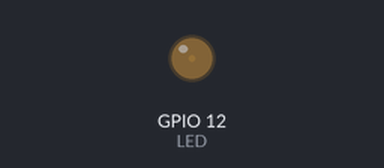
A sketch run on a simulated ESP32. Parts: output pins drawn as LEDs (lit = HIGH).

Above: at 0.05 s.
At 1.15 s:
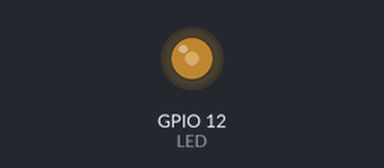
At 2.3 s:
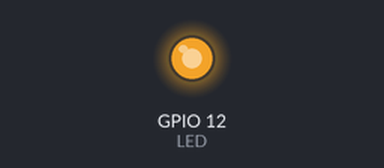
At 4.6 s:
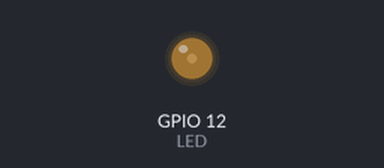
Timing chart, 0 to 6.7 s (numbered marks = the images above):
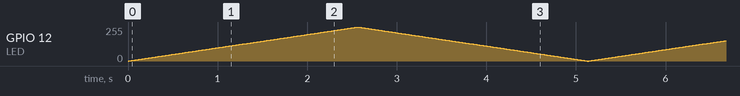

The sketch:

PWM_LED.ino
```cpp
#define CHANNEL 0 //通道号
#define FREQ 2000 //频率
#define RESOLUTION 8 //分辨率

#define LED 12 //LED引脚


void setup() {
  //1、设置通道
  ledcSetup(CHANNEL, FREQ, RESOLUTION);
  //2、通道号绑定引脚
  ledcAttachPin(LED, CHANNEL);
}

void loop() {
  //渐亮,pow(底数，指数)
  for(int i=0; i<pow(2,RESOLUTION); i++){
    //3、输出PWM
    ledcWrite(CHANNEL, i);
    delay(10);
  }
  //渐灭
  for(int i=pow(2,RESOLUTION); i>=0; i--){
    //输出PWM
    ledcWrite(CHANNEL, i);
    delay(10);
  }
}
```
